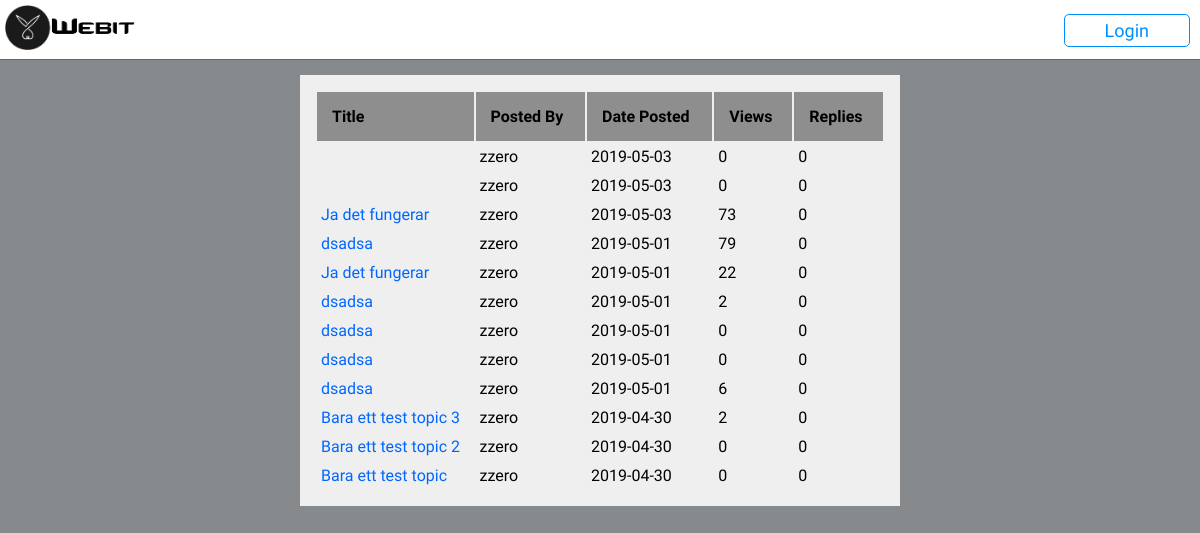
Before: /topics.php?cid=1&scid=1 with the older database file.
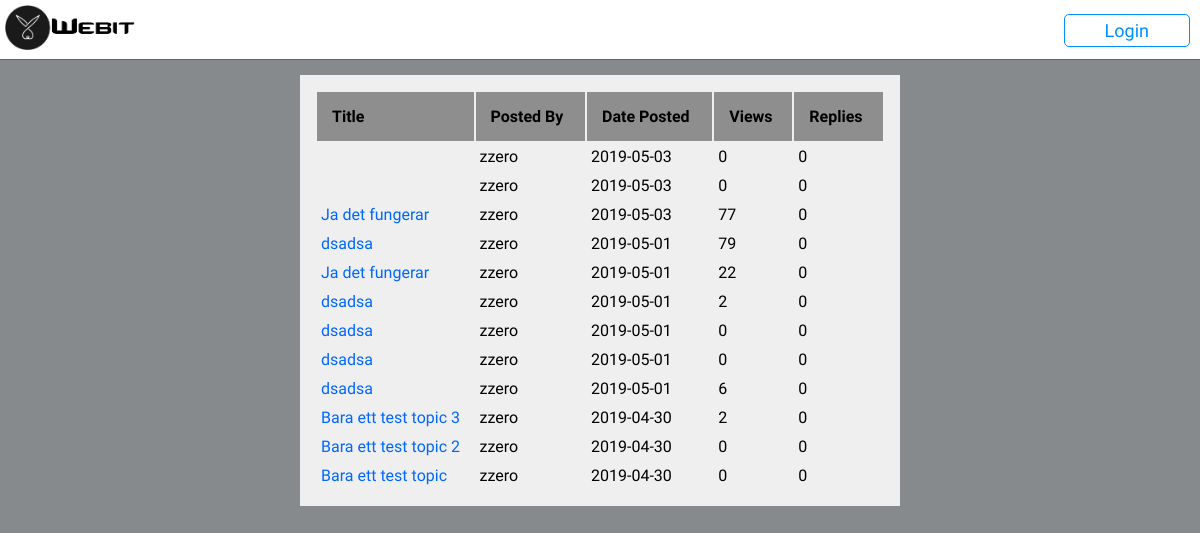
After: the same page with the newer database file.
### tables this page shows
CREATE TABLE `topics` (
  `topic_id` int(8) UNSIGNED NOT NULL,
  `replies` int(3) UNSIGNED NOT NULL,
  `category_id` int(3) UNSIGNED NOT NULL,
  `subcategory_id` int(3) UNSIGNED NOT NULL,
  `author` varchar(16) NOT NULL,
  `title` varchar(128) NOT NULL,
  `content` text NOT NULL,
  `date_posted` date NOT NULL,
  `views` int(5) UNSIGNED NOT NULL
);

### content_function.php (the view, shortened to what this page needs)
<?php
	function disptopics($cid, $scid) {
		include ('dbconn.php');
		$select = mysqli_query($con, "SELECT topic_id, author, title, date_posted, views, replies FROM categories, subcategories, topics
									  WHERE ($cid = topics.category_id) AND ($scid = topics.subcategory_id) AND ($cid = categories.cat_id)
									  AND ($scid = subcategories.subcat_id) ORDER BY topic_id DESC");
		if(mysqli_num_rows($select) != 0) {
			echo "<table class='topic-table'>";
			echo "<tr><th>Title</th><th>Posted By</th><th>Date Posted</th><th>Views</th><th>Replies</th></tr>";
			while ($row = mysqli_fetch_assoc($select)) {
				echo "<tr><td><a href='readtopic.php?cid=".$cid."&scid=".$scid."&tid=".$row['topic_id']."'>
					 ".$row['title']."</a></td><td>".$row['author']."</td><td>".$row['date_posted']."</td><td>".$row['views']."</td>
					 <td>".$row['replies']."</td></tr>";
			}
			echo "</table>";
		} 	else {
				echo "<p>this category has no topics yet!  <a href='newtopic.php?cid=".$cid."&scid=".$scid."'>
					add the very first topic like a boss! (click here)</a></p>";
			}
		}
?>

### header.php (shortened to what this page needs)
<!DOCTYPE html>
<?php
	include ('content_function.php');
?>
<html>
	<head>
		<link rel='stylesheet' href='https://use.fontawesome.com/releases/v5.7.2/css/all.css'>
		<link rel='stylesheet' href='css/style.css' type='text/css'>
	</head>
	<body>
		<nav>
			<ul>
				<li class='logo'><a href="index.php"><img src='images/logo.png' alt='Logotyp'></a></li>
				<?php
					if(!isset($_SESSION['username'])) {
						echo nl2br("<li class='float'><a class='login' href='#'>Login</a></li>");
					}
				?>
			</ul>
		</nav>

### topics.php (shortened to what this page needs)
<?php
	require 'header.php';
?>
	<div class="content">
		<?php disptopics($_GET['cid'], $_GET['scid']); ?>
	</div>

### css/style.css (style rules this page uses)
body { margin:0; padding:0; background-color:#878A8C; }
nav { width:100%; top:0; font-size:18px; font-family:'exo 2', sans-serif, Helvetica, 'Times New'; z-index:3; border-bottom:1px double #666666; background-color:white; }
nav > ul > li { padding:0px 10px 25px 0px; display:inline-block; list-style-type:none; }
nav > ul { margin:0; padding:0; }
.float { margin-top:20px; float:right; }
nav > ul > li > .login:link { color:#008FFF; text-decoration:none; padding:5px 40px 5px 40px; border:1px solid #008FFF; border-radius:5px; cursor: pointer; transition: 0.3s; }
.logo { width:20%; padding:5px; }
.logo > a > img { width:130px; margin-top:0px; }
*,:after,:before { box-sizing:border-box }
a { color:inherit;text-decoration:none }
.content { width:50%; font-family:"exo 2", sans-serif; font-size:20px; margin:20px auto; }
.content > .topic-table > tbody > tr > th,td { padding:15px; }
div.content { background-color: #EFEFEF; display: block; margin:0 auto; margin-top: 15px; width: 50%; position: relative; padding: 15px; }
a { text-decoration: none; color: #0066FF; }
table.topic-table { width: 100%; font-family: "exo 2", sans-serif; }
table.topic-table th { vertical-align: top; text-align: left; font-size: 12pt; background-color: #8E8E8E; padding: 4px; }
table.topic-table td { font-size: 12pt; padding: 4px; }

Changed rows visible on the page:
changed topics (number 3 of 12 on the later page): views "73" → "77"
